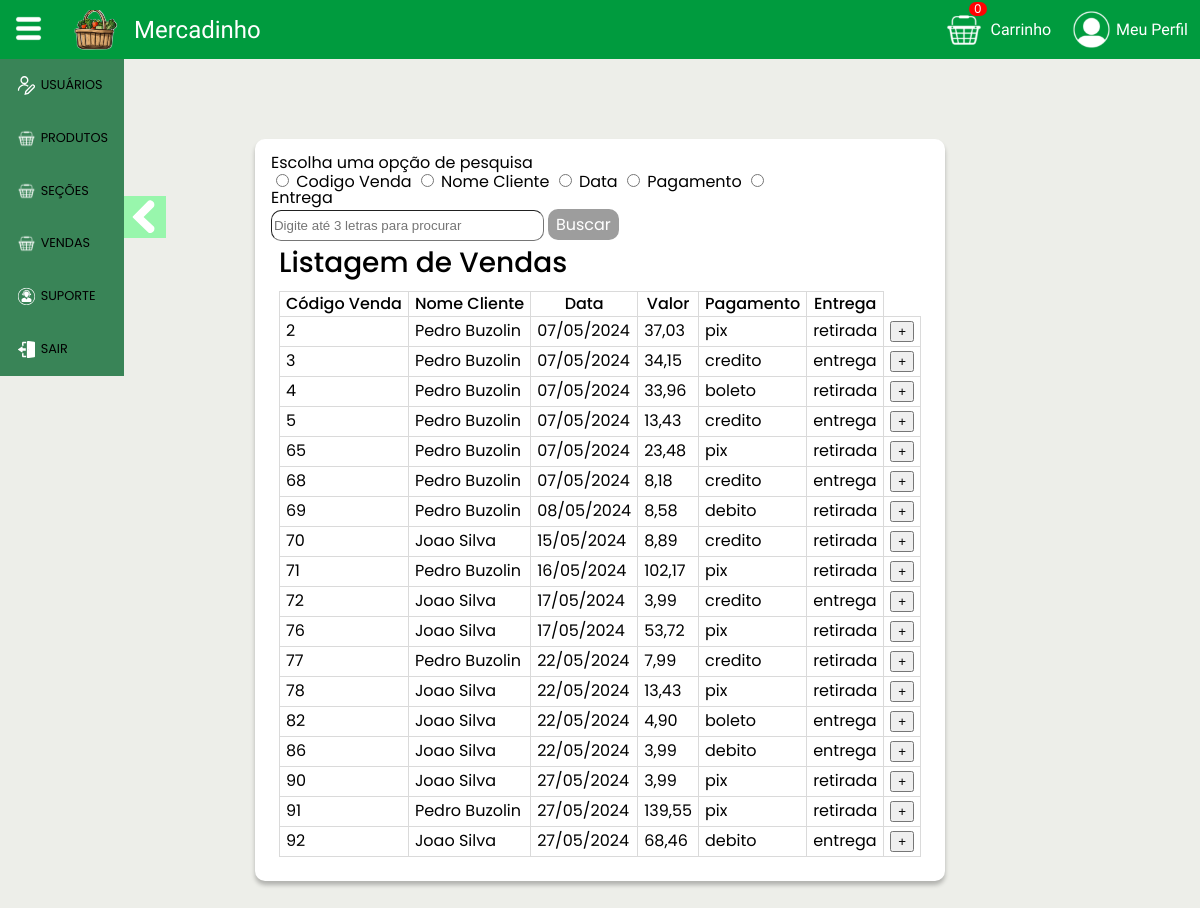
The page /adm_vendas.php (signed in) on the database its author committed.
### tables this page shows
CREATE TABLE `vendas` (
  `cod_Venda` int(11) NOT NULL,
  `idCliente` int(11) NOT NULL,
  `data_Venda` date DEFAULT NULL,
  `valor_Total` float DEFAULT NULL,
  `pagamento` varchar(20) NOT NULL,
  `entrega` varchar(20) NOT NULL
);

CREATE TABLE `clientes` (
  `idCliente` int(11) NOT NULL,
  `Nome` varchar(30) NOT NULL,
  `Sobrenome` varchar(30) NOT NULL,
  `Cpf` varchar(11) NOT NULL,
  `Endereco` varchar(50) NOT NULL,
  `Numero` varchar(5) NOT NULL,
  `Complemento` varchar(20) NOT NULL,
  `Celular` varchar(11) NOT NULL,
  `idLogin` int(11) NOT NULL
);

### adm_vendas.php (the view, shortened to what this page needs)
<?php
    include("./template/topo.php");
    include("./template/menu_perfil_adm.php");
    include("./connection/connection.php");
    $sql = "SELECT * FROM vendas";
    $rs = $con->query($sql);
?>
<div class="tabela">
    <div class="card card-tabela">
        <div class="tabela_pesquisa">
            <div>
                <form method="GET" action="adm_vendas.php" class="tabela_input">
                    <fildeset>
                        <legend>Escolha uma opção de pesquisa</legend>
                        <input type="radio" name="pesquisa" value="cdVenda"/>
                        Codigo Venda
                        <input type="radio" name="pesquisa" value="nomeCliente"/>
                        Nome Cliente
                        <input type="radio" name="pesquisa" value="data"/>
                        Data
                        <input type="radio" name="pesquisa" value="pagamento"/>
                        Pagamento
                        <input type="radio" name="pesquisa" value="entrega"/>
                        Entrega
                    <br><input type="text" class="tabela_campo" name="localizar" placeholder="Digite até 3 letras para procurar">
                    <input type="submit" class="botao botao-cinza botao-medio" value="Buscar"/>
                </form>
            </div>
        </div>
        <div class="tabela_conteudo">
            <h2 class="titulo2">Listagem de Vendas</h2>
            <table>
                <thead class="tabela_cabecalho">
                    <tr class="tabela_linha">
                        <th scope="col">Código Venda</th>
                        <th scope="col">Nome Cliente</th>
                        <th scope="col">Data</th>
                        <th scope="col">Valor</th>
                        <th scope="col">Pagamento</th>
                        <th scope="col">Entrega</th>
                    </tr>
                </thead>
                <tbody>
                    <?php
                        while($linha = $rs->fetch_assoc()){
                            $idCliente = $linha["idCliente"];
                            $sqlCliente = "SELECT nome, sobrenome FROM clientes WHERE idCliente = $idCliente";
                            $rsCliente = $con->query($sqlCliente);
                            $idVenda = $linha["cod_Venda"];
                            while($cliente = $rsCliente->fetch_assoc()){
                                echo"<tr>
                                        <td>" . $idVenda . "</td>
                                        <td>". $cliente["nome"] . " " . $cliente["sobrenome"]."</td>
                                        <td>" . date("d/m/Y", strtotime($linha["data_Venda"])) . "</td>
                                        <td>". number_format($linha["valor_Total"], 2, ",", ".") ."</td>
                                        <td>" . $linha["pagamento"] . "</td>
                                        <td>". $linha["entrega"] ."</td>
                                        <td>
                                            <button class='botao_mais' data-id='$idVenda'>+</button>
                                        </td>
                                        </tr>
                                        <tr class='compra$idVenda' style='display: none;'>
                                            <th>Descrição</th>
                                            <th>Quantidade</th>
                                            <th>Valor</th>
                                        </tr>";
                            }
                        }
                    ?>
                </tbody>
            </table>
        </div>
    </div>
</div>

### assets/css/style.css (style rules this page uses)
:root { --cor-fundo: #EDEEE9; --cor-fundo-card: #FFFFFF; --cor-fundo-lista: #D6F7DD; --cor-fundo-menu: #398457; --cor-principal: #009B3E; --cor-fonte-principal: #000000; --cor-fonte-secundaria: #FFFFFF; --cor-fonte-terciaria: #009B3E; --cor-botao-principal: #009B3E; --cor-botao-secundario: #9D9D9D; --cor-quantidade-carrinho: #FF0202; --fonte-principal: "Jua"; --fonte-secundaria: "Poppins"; }
body { box-sizing: border-box; background-color: var(--cor-fundo); font-family: var(--fonte-principal); font-size: 1em; }
.titulo2 { font-family: var(--fonte-secundaria); margin-bottom: 0.5em; font-size: 1.3em; font-weight: 500; }
@media screen and (min-width: 1024px) { .titulo2 { font-family: var(--fonte-secundaria); margin-bottom: 0.5em; font-size: 1.75em; font-weight: 500; } }

### assets/css/tabela.css (style rules this page uses)
table { border-collapse: collapse; border-spacing: 0; font-family: var(--fonte-secundaria); }
th, td { border: 1px solid rgb(218, 218, 218); padding: 4px 4px; font-size: 0.65em; }
th { vertical-align: bottom; font-weight: 500; }
tbody > tr > td:last-of-type { text-align: center; }
.tabela { display: flex; align-items: center; justify-content: space-around; position: relative; z-index: 0; margin-top: 4em; margin-bottom: auto; }
.tabela_pesquisa { display: flex; align-items: flex-start; flex-direction: column; gap: 10px; width: auto; max-width: 20em; }
.tabela_input { display: flex; flex-direction: row; justify-content: space-between; font-family: var(--fonte-secundaria); width: auto; }
.tabela_campo { margin-top: 0.3em; width: 10em; height: 2em; border-radius: 10px; border-width: 0.1em; }
.tabela_conteudo { margin: 0.5em; width: 100%; overflow-x: auto; }
.tabela_linha { padding: 0.3em; width: auto; }
@media screen and (min-width: 1024px) { th, td { padding: 4px 6px; font-size: 1em; } }
@media screen and (min-width: 1024px) { .tabela_pesquisa { display: flex; align-items: flex-start; flex-direction: column; gap: 10px; max-width: 35em; } }
@media screen and (min-width: 1024px) { .tabela_campo { width: 20em; height: 2em; border-radius: 10px; border-width: 0.1em; } }
@media screen and (min-width: 1024px) { .tabela_conteudo { margin: 0.5em; } }
@media screen and (min-width: 1024px) { .tabela_linha { padding: 0.3em; width: auto; } }

### assets/css/botao.css (style rules this page uses)
.botao { border-radius: 10px; text-decoration: none; text-align: center; }
.botao-cinza { font-size: 1.5em; color: var(--cor-fonte-secundaria); background-color: var(--cor-botao-secundario); border: solid 2px var(--cor-botao-secundario); }
.botao-medio { font-size: 1em; font-family: var(--fonte-secundaria); }

### assets/css/card.css (style rules this page uses)
.card { height: auto; display: flex; flex-direction: column; background-color: var(--cor-fundo-card); box-shadow: 0px 4px 4px rgba(0, 0, 0, 0.25); border-radius: 10px; padding: 0.7em; }
.card-tabela { min-width: 10em; width: auto; align-items: flex-start; margin: 1em 1em 6em 1em; }
@media screen and (min-width: 1024px) { .card { padding: 1em; } }
@media screen and (min-width: 1024px) { .card-tabela { min-width: 25em; width: auto; align-items: flex-start; margin: 1em 1em 6em 1em; } }

### assets/css/form.css (style rules this page uses)
form { display: flex; flex-direction: column; }

### rows shown on the page
vendas: cod_Venda "2", data_Venda "07/05/2024", valor_Total "37,03", pagamento "pix", entrega "retirada"
clientes: Nome "Pedro", Sobrenome "Buzolin"
vendas: cod_Venda "3", data_Venda "07/05/2024", valor_Total "34,15", pagamento "credito", entrega "entrega"
vendas: cod_Venda "4", data_Venda "07/05/2024", valor_Total "33,96", pagamento "boleto", entrega "retirada"
vendas: cod_Venda "5", data_Venda "07/05/2024", valor_Total "13,43", pagamento "credito", entrega "entrega"
vendas: cod_Venda "65", data_Venda "07/05/2024", valor_Total "23,48", pagamento "pix", entrega "retirada"
vendas: cod_Venda "68", data_Venda "07/05/2024", valor_Total "8,18", pagamento "credito", entrega "entrega"
vendas: cod_Venda "69", data_Venda "08/05/2024", valor_Total "8,58", pagamento "debito", entrega "retirada"
vendas: cod_Venda "70", data_Venda "15/05/2024", valor_Total "8,89", pagamento "credito", entrega "retirada"
clientes: Nome "Joao", Sobrenome "Silva"
vendas: cod_Venda "71", data_Venda "16/05/2024", valor_Total "102,17", pagamento "pix", entrega "retirada"
vendas: cod_Venda "72", data_Venda "17/05/2024", valor_Total "3,99", pagamento "credito", entrega "entrega"
vendas: cod_Venda "76", data_Venda "17/05/2024", valor_Total "53,72", pagamento "pix", entrega "retirada"
vendas: cod_Venda "77", data_Venda "22/05/2024", valor_Total "7,99", pagamento "credito", entrega "retirada"
vendas: cod_Venda "78", data_Venda "22/05/2024", valor_Total "13,43", pagamento "pix", entrega "retirada"
vendas: cod_Venda "82", data_Venda "22/05/2024", valor_Total "4,90", pagamento "boleto", entrega "entrega"
vendas: cod_Venda "86", data_Venda "22/05/2024", valor_Total "3,99", pagamento "debito", entrega "entrega"
vendas: cod_Venda "90", data_Venda "27/05/2024", valor_Total "3,99", pagamento "pix", entrega "retirada"
vendas: cod_Venda "91", data_Venda "27/05/2024", valor_Total "139,55", pagamento "pix", entrega "retirada"
vendas: cod_Venda "92", data_Venda "27/05/2024", valor_Total "68,46", pagamento "debito", entrega "entrega"
